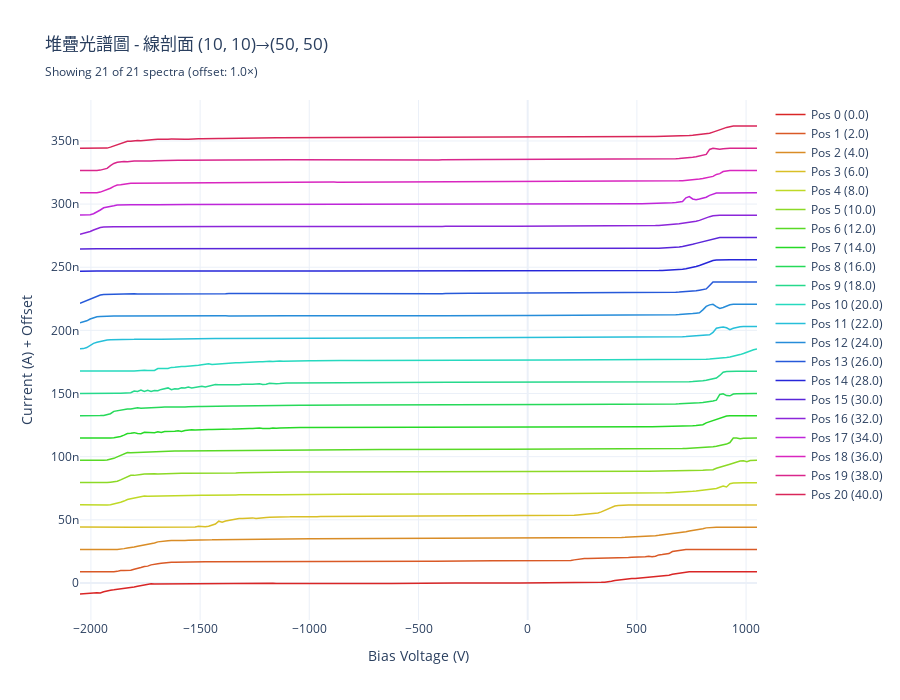

The code cell stored with this chart in its notebook:
### Code cell
# 繪製堆疊光譜圖 / Plot stacked spectra
print("🎨 繪製堆疊光譜圖...")
try:
    fig_stacked = SpectroscopyPlotting.plot_stacked_spectra(
        line_spectra=stacked_data['selected_spectra'],
        bias_values=stacked_data['bias_values'],
        offset_factor=OFFSET_FACTOR,
        positions=stacked_data['selected_positions'],
        max_curves=MAX_CURVES,
        title=f"堆疊光譜圖 - 線剖面 {LINE_START}→{LINE_END}",
        width=900,
        height=700
    )
    
    fig_stacked.show()
    print("✅ 堆疊光譜圖繪製完成")
    
except Exception as e:
    print(f"❌ 堆疊光譜圖繪製失敗: {e}")
    raise

### Figure 1 — Plotly figure (JSON) as saved in the notebook; plotly's stock layout.template omitted (floating-point values rounded to 4 significant figures; data arrays with more than 128 entries replaced by an {"elided": "..."} marker saying what was removed)
{"data": [{"hovertemplate": "Pos 0 (0.0)<br>Bias: %{x:.3f} V<br>Current: %{y:.2e} A<extra></extra>", "line": {"color": "hsl(0.0, 70%, 50%)", "width": 1.5}, "mode": "lines", "name": "Pos 0 (0.0)", "type": "scatter", "x": {"elided": "201 float values"}, "y": {"elided": "201 float values"}}, {"hovertemplate": "Pos 1 (2.0)<br>Bias: %{x:.3f} V<br>Current: %{y:.2e} A<extra></extra>", "line": {"color": "hsl(17.142857142857142, 70%, 50%)", "width": 1.5}, "mode": "lines", "name": "Pos 1 (2.0)", "type": "scatter", "x": {"elided": "201 float values"}, "y": {"elided": "201 float values"}}, {"hovertemplate": "Pos 2 (4.0)<br>Bias: %{x:.3f} V<br>Current: %{y:.2e} A<extra></extra>", "line": {"color": "hsl(34.285714285714285, 70%, 50%)", "width": 1.5}, "mode": "lines", "name": "Pos 2 (4.0)", "type": "scatter", "x": {"elided": "201 float values"}, "y": {"elided": "201 float values"}}, {"hovertemplate": "Pos 3 (6.0)<br>Bias: %{x:.3f} V<br>Current: %{y:.2e} A<extra></extra>", "line": {"color": "hsl(51.42857142857143, 70%, 50%)", "width": 1.5}, "mode": "lines", "name": "Pos 3 (6.0)", "type": "scatter", "x": {"elided": "201 float values"}, "y": {"elided": "201 float values"}}, {"hovertemplate": "Pos 4 (8.0)<br>Bias: %{x:.3f} V<br>Current: %{y:.2e} A<extra></extra>", "line": {"color": "hsl(68.57142857142857, 70%, 50%)", "width": 1.5}, "mode": "lines", "name": "Pos 4 (8.0)", "type": "scatter", "x": {"elided": "201 float values"}, "y": {"elided": "201 float values"}}, {"hovertemplate": "Pos 5 (10.0)<br>Bias: %{x:.3f} V<br>Current: %{y:.2e} A<extra></extra>", "line": {"color": "hsl(85.71428571428571, 70%, 50%)", "width": 1.5}, "mode": "lines", "name": "Pos 5 (10.0)", "type": "scatter", "x": {"elided": "201 float values"}, "y": {"elided": "201 float values"}}, {"hovertemplate": "Pos 6 (12.0)<br>Bias: %{x:.3f} V<br>Current: %{y:.2e} A<extra></extra>", "line": {"color": "hsl(102.85714285714286, 70%, 50%)", "width": 1.5}, "mode": "lines", "name": "Pos 6 (12.0)", "type": "scatter", "x": {"elided": "201 float values"}, "y": {"elided": "201 float values"}}, {"hovertemplate": "Pos 7 (14.0)<br>Bias: %{x:.3f} V<br>Current: %{y:.2e} A<extra></extra>", "line": {"color": "hsl(120.0, 70%, 50%)", "width": 1.5}, "mode": "lines", "name": "Pos 7 (14.0)", "type": "scatter", "x": {"elided": "201 float values"}, "y": {"elided": "201 float values"}}, {"hovertemplate": "Pos 8 (16.0)<br>Bias: %{x:.3f} V<br>Current: %{y:.2e} A<extra></extra>", "line": {"color": "hsl(137.14285714285714, 70%, 50%)", "width": 1.5}, "mode": "lines", "name": "Pos 8 (16.0)", "type": "scatter", "x": {"elided": "201 float values"}, "y": {"elided": "201 float values"}}, {"hovertemplate": "Pos 9 (18.0)<br>Bias: %{x:.3f} V<br>Current: %{y:.2e} A<extra></extra>", "line": {"color": "hsl(154.28571428571428, 70%, 50%)", "width": 1.5}, "mode": "lines", "name": "Pos 9 (18.0)", "type": "scatter", "x": {"elided": "201 float values"}, "y": {"elided": "201 float values"}}, {"hovertemplate": "Pos 10 (20.0)<br>Bias: %{x:.3f} V<br>Current: %{y:.2e} A<extra></extra>", "line": {"color": "hsl(171.42857142857142, 70%, 50%)", "width": 1.5}, "mode": "lines", "name": "Pos 10 (20.0)", "type": "scatter", "x": {"elided": "201 float values"}, "y": {"elided": "201 float values"}}, {"hovertemplate": "Pos 11 (22.0)<br>Bias: %{x:.3f} V<br>Current: %{y:.2e} A<extra></extra>", "line": {"color": "hsl(188.57142857142858, 70%, 50%)", "width": 1.5}, "mode": "lines", "name": "Pos 11 (22.0)", "type": "scatter", "x": {"elided": "201 float values"}, "y": {"elided": "201 float values"}}, {"hovertemplate": "Pos 12 (24.0)<br>Bias: %{x:.3f} V<br>Current: %{y:.2e} A<extra></extra>", "line": {"color": "hsl(205.71428571428572, 70%, 50%)", "width": 1.5}, "mode": "lines", "name": "Pos 12 (24.0)", "type": "scatter", "x": {"elided": "201 float values"}, "y": {"elided": "201 float values"}}, {"hovertemplate": "Pos 13 (26.0)<br>Bias: %{x:.3f} V<br>Current: %{y:.2e} A<extra></extra>", "line": {"color": "hsl(222.85714285714286, 70%, 50%)", "width": 1.5}, "mode": "lines", "name": "Pos 13 (26.0)", "type": "scatter", "x": {"elided": "201 float values"}, "y": {"elided": "201 float values"}}, {"hovertemplate": "Pos 14 (28.0)<br>Bias: %{x:.3f} V<br>Current: %{y:.2e} A<extra></extra>", "line": {"color": "hsl(240.0, 70%, 50%)", "width": 1.5}, "mode": "lines", "name": "Pos 14 (28.0)", "type": "scatter", "x": {"elided": "201 float values"}, "y": {"elided": "201 float values"}}, {"hovertemplate": "Pos 15 (30.0)<br>Bias: %{x:.3f} V<br>Current: %{y:.2e} A<extra></extra>", "line": {"color": "hsl(257.14285714285717, 70%, 50%)", "width": 1.5}, "mode": "lines", "name": "Pos 15 (30.0)", "type": "scatter", "x": {"elided": "201 float values"}, "y": {"elided": "201 float values"}}, {"hovertemplate": "Pos 16 (32.0)<br>Bias: %{x:.3f} V<br>Current: %{y:.2e} A<extra></extra>", "line": {"color": "hsl(274.2857142857143, 70%, 50%)", "width": 1.5}, "mode": "lines", "name": "Pos 16 (32.0)", "type": "scatter", "x": {"elided": "201 float values"}, "y": {"elided": "201 float values"}}, {"hovertemplate": "Pos 17 (34.0)<br>Bias: %{x:.3f} V<br>Current: %{y:.2e} A<extra></extra>", "line": {"color": "hsl(291.42857142857144, 70%, 50%)", "width": 1.5}, "mode": "lines", "name": "Pos 17 (34.0)", "type": "scatter", "x": {"elided": "201 float values"}, "y": {"elided": "201 float values"}}, {"hovertemplate": "Pos 18 (36.0)<br>Bias: %{x:.3f} V<br>Current: %{y:.2e} A<extra></extra>", "line": {"color": "hsl(308.57142857142856, 70%, 50%)", "width": 1.5}, "mode": "lines", "name": "Pos 18 (36.0)", "type": "scatter", "x": {"elided": "201 float values"}, "y": {"elided": "201 float values"}}, {"hovertemplate": "Pos 19 (38.0)<br>Bias: %{x:.3f} V<br>Current: %{y:.2e} A<extra></extra>", "line": {"color": "hsl(325.7142857142857, 70%, 50%)", "width": 1.5}, "mode": "lines", "name": "Pos 19 (38.0)", "type": "scatter", "x": {"elided": "201 float values"}, "y": {"elided": "201 float values"}}, {"hovertemplate": "Pos 20 (40.0)<br>Bias: %{x:.3f} V<br>Current: %{y:.2e} A<extra></extra>", "line": {"color": "hsl(342.85714285714283, 70%, 50%)", "width": 1.5}, "mode": "lines", "name": "Pos 20 (40.0)", "type": "scatter", "x": {"elided": "201 float values"}, "y": {"elided": "201 float values"}}], "layout": {"height": 700, "hovermode": "closest", "title": {"text": "堆疊光譜圖 - 線剖面 (10, 10)→(50, 50)<br><sub>Showing 21 of 21 spectra (offset: 1.0×)</sub>"}, "width": 900, "xaxis": {"title": {"text": "Bias Voltage (V)"}}, "yaxis": {"title": {"text": "Current (A) + Offset"}}}}
